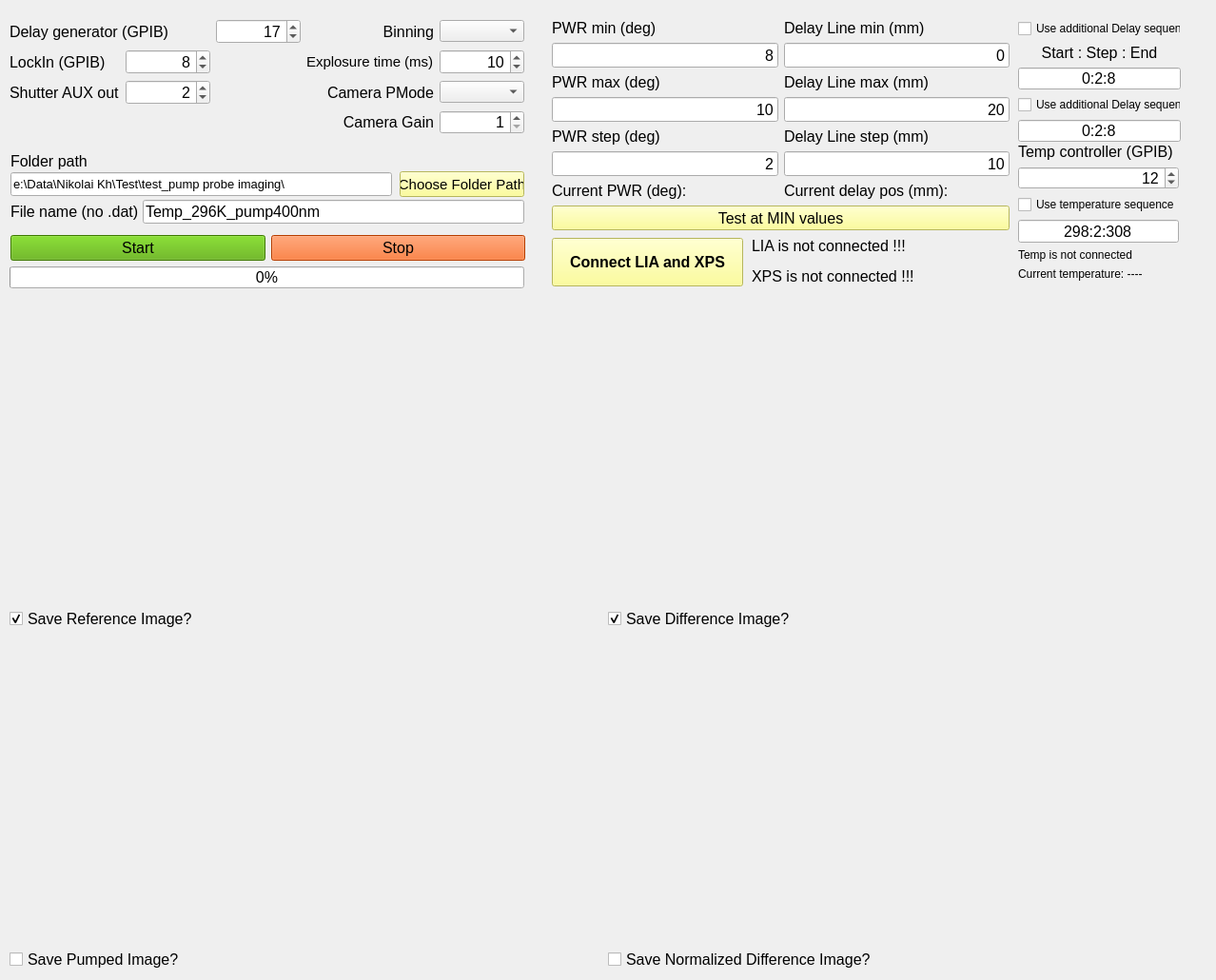
<?xml version="1.0" encoding="UTF-8"?>
<ui version="4.0">
 <class>Form</class>
 <widget class="QWidget" name="Form">
  <property name="geometry">
   <rect>
    <x>0</x>
    <y>0</y>
    <width>1278</width>
    <height>1030</height>
   </rect>
  </property>
  <property name="windowTitle">
   <string>Pump Probe Imaging</string>
  </property>
  <widget class="QLineEdit" name="folder_edit">
   <property name="geometry">
    <rect>
     <x>11</x>
     <y>181</y>
     <width>401</width>
     <height>25</height>
    </rect>
   </property>
   <property name="font">
    <font>
     <pointsize>10</pointsize>
    </font>
   </property>
   <property name="text">
    <string>e:\Data\Nikolai Kh\Test\test_pump probe imaging\</string>
   </property>
   <property name="readOnly">
    <bool>true</bool>
   </property>
  </widget>
  <widget class="QLineEdit" name="FileName">
   <property name="geometry">
    <rect>
     <x>150</x>
     <y>210</y>
     <width>401</width>
     <height>25</height>
    </rect>
   </property>
   <property name="font">
    <font>
     <pointsize>12</pointsize>
    </font>
   </property>
   <property name="text">
    <string>Temp_296K_pump400nm</string>
   </property>
  </widget>
  <widget class="QLabel" name="labelFilename">
   <property name="geometry">
    <rect>
     <x>11</x>
     <y>213</y>
     <width>141</width>
     <height>19</height>
    </rect>
   </property>
   <property name="font">
    <font>
     <pointsize>12</pointsize>
    </font>
   </property>
   <property name="text">
    <string>File name (no .dat)</string>
   </property>
  </widget>
  <widget class="QLabel" name="labelDirectory">
   <property name="geometry">
    <rect>
     <x>11</x>
     <y>160</y>
     <width>80</width>
     <height>19</height>
    </rect>
   </property>
   <property name="font">
    <font>
     <pointsize>12</pointsize>
    </font>
   </property>
   <property name="text">
    <string>Folder path</string>
   </property>
  </widget>
  <widget class="QPushButton" name="folderButton">
   <property name="geometry">
    <rect>
     <x>420</x>
     <y>180</y>
     <width>131</width>
     <height>27</height>
    </rect>
   </property>
   <property name="font">
    <font>
     <pointsize>11</pointsize>
    </font>
   </property>
   <property name="styleSheet">
    <string notr="true">background-color: rgb(255, 255, 127);</string>
   </property>
   <property name="text">
    <string>Choose Folder Path</string>
   </property>
  </widget>
  <widget class="QPushButton" name="connectLIAandXPSbutton">
   <property name="geometry">
    <rect>
     <x>580</x>
     <y>250</y>
     <width>201</width>
     <height>51</height>
    </rect>
   </property>
   <property name="font">
    <font>
     <pointsize>12</pointsize>
     <weight>75</weight>
     <bold>true</bold>
    </font>
   </property>
   <property name="styleSheet">
    <string notr="true">background-color: rgb(255, 255, 127);</string>
   </property>
   <property name="text">
    <string>Connect LIA and XPS</string>
   </property>
  </widget>
  <widget class="QLabel" name="liaStatuslabel">
   <property name="geometry">
    <rect>
     <x>790</x>
     <y>250</y>
     <width>241</width>
     <height>16</height>
    </rect>
   </property>
   <property name="font">
    <font>
     <pointsize>12</pointsize>
    </font>
   </property>
   <property name="text">
    <string>LIA is not connected !!!</string>
   </property>
  </widget>
  <widget class="QLabel" name="XPSStatuslabel">
   <property name="geometry">
    <rect>
     <x>790</x>
     <y>280</y>
     <width>241</width>
     <height>21</height>
    </rect>
   </property>
   <property name="font">
    <font>
     <pointsize>12</pointsize>
    </font>
   </property>
   <property name="text">
    <string>XPS is not connected !!!</string>
   </property>
  </widget>
  <widget class="QWidget" name="layoutWidget">
   <property name="geometry">
    <rect>
     <x>10</x>
     <y>310</y>
     <width>1251</width>
     <height>711</height>
    </rect>
   </property>
   <layout class="QGridLayout" name="gridLayout">
    <property name="sizeConstraint">
     <enum>QLayout::SetDefaultConstraint</enum>
    </property>
    <item row="3" column="0">
     <widget class="QCheckBox" name="checkBoxPumped">
      <property name="font">
       <font>
        <pointsize>12</pointsize>
       </font>
      </property>
      <property name="text">
       <string>Save Pumped Image?</string>
      </property>
     </widget>
    </item>
    <item row="3" column="1">
     <widget class="QCheckBox" name="checkBoxDifferenceNormalized">
      <property name="font">
       <font>
        <pointsize>12</pointsize>
       </font>
      </property>
      <property name="text">
       <string>Save Normalized Difference Image?</string>
      </property>
      <property name="checked">
       <bool>false</bool>
      </property>
     </widget>
    </item>
    <item row="1" column="1">
     <widget class="QCheckBox" name="checkBoxDifference">
      <property name="font">
       <font>
        <pointsize>12</pointsize>
       </font>
      </property>
      <property name="text">
       <string>Save Difference Image?</string>
      </property>
      <property name="checked">
       <bool>true</bool>
      </property>
     </widget>
    </item>
    <item row="1" column="0">
     <widget class="QCheckBox" name="checkBoxReferenceImg">
      <property name="font">
       <font>
        <pointsize>12</pointsize>
       </font>
      </property>
      <property name="text">
       <string>Save Reference Image?</string>
      </property>
      <property name="checked">
       <bool>true</bool>
      </property>
     </widget>
    </item>
    <item row="0" column="0">
     <widget class="ImageView" name="referenceImage_view" native="true"/>
    </item>
    <item row="0" column="1">
     <widget class="ImageView" name="differenceImage_view" native="true"/>
    </item>
    <item row="2" column="0">
     <widget class="ImageView" name="pumpedImage_view" native="true"/>
    </item>
    <item row="2" column="1">
     <widget class="ImageView" name="normalizedImage_view" native="true"/>
    </item>
   </layout>
  </widget>
  <widget class="QWidget" name="layoutWidget">
   <property name="geometry">
    <rect>
     <x>10</x>
     <y>20</y>
     <width>541</width>
     <height>121</height>
    </rect>
   </property>
   <layout class="QGridLayout" name="gridLayout_3">
    <item row="0" column="4">
     <widget class="QComboBox" name="binningComboBox">
      <property name="font">
       <font>
        <pointsize>10</pointsize>
       </font>
      </property>
      <property name="currentIndex">
       <number>-1</number>
      </property>
     </widget>
    </item>
    <item row="1" column="0">
     <widget class="QLabel" name="labelLockIn">
      <property name="font">
       <font>
        <pointsize>12</pointsize>
       </font>
      </property>
      <property name="text">
       <string>LockIn (GPIB)</string>
      </property>
     </widget>
    </item>
    <item row="2" column="1">
     <widget class="QSpinBox" name="ShutterOut">
      <property name="font">
       <font>
        <pointsize>12</pointsize>
       </font>
      </property>
      <property name="alignment">
       <set>Qt::AlignRight|Qt::AlignTrailing|Qt::AlignVCenter</set>
      </property>
      <property name="minimum">
       <number>1</number>
      </property>
      <property name="maximum">
       <number>4</number>
      </property>
      <property name="value">
       <number>2</number>
      </property>
     </widget>
    </item>
    <item row="0" column="0" colspan="2">
     <widget class="QLabel" name="labelDelayGenerator">
      <property name="font">
       <font>
        <pointsize>12</pointsize>
       </font>
      </property>
      <property name="text">
       <string>Delay generator (GPIB)</string>
      </property>
     </widget>
    </item>
    <item row="0" column="2">
     <widget class="QSpinBox" name="DelayGenerator">
      <property name="font">
       <font>
        <pointsize>12</pointsize>
       </font>
      </property>
      <property name="alignment">
       <set>Qt::AlignRight|Qt::AlignTrailing|Qt::AlignVCenter</set>
      </property>
      <property name="value">
       <number>17</number>
      </property>
     </widget>
    </item>
    <item row="1" column="1">
     <widget class="QSpinBox" name="LockIn">
      <property name="font">
       <font>
        <pointsize>12</pointsize>
       </font>
      </property>
      <property name="alignment">
       <set>Qt::AlignRight|Qt::AlignTrailing|Qt::AlignVCenter</set>
      </property>
      <property name="value">
       <number>8</number>
      </property>
     </widget>
    </item>
    <item row="2" column="0">
     <widget class="QLabel" name="labelShutterOut">
      <property name="font">
       <font>
        <pointsize>12</pointsize>
       </font>
      </property>
      <property name="text">
       <string>Shutter AUX out</string>
      </property>
     </widget>
    </item>
    <item row="1" column="3">
     <widget class="QLabel" name="labelExpTime">
      <property name="font">
       <font>
        <pointsize>11</pointsize>
       </font>
      </property>
      <property name="text">
       <string>Explosure time (ms)</string>
      </property>
     </widget>
    </item>
    <item row="2" column="3">
     <widget class="QLabel" name="PModeLabel">
      <property name="font">
       <font>
        <pointsize>12</pointsize>
       </font>
      </property>
      <property name="text">
       <string>Camera PMode</string>
      </property>
      <property name="textFormat">
       <enum>Qt::PlainText</enum>
      </property>
      <property name="alignment">
       <set>Qt::AlignRight|Qt::AlignTrailing|Qt::AlignVCenter</set>
      </property>
     </widget>
    </item>
    <item row="0" column="3">
     <widget class="QLabel" name="labelLaserGate">
      <property name="font">
       <font>
        <pointsize>12</pointsize>
       </font>
      </property>
      <property name="text">
       <string>Binning</string>
      </property>
      <property name="alignment">
       <set>Qt::AlignRight|Qt::AlignTrailing|Qt::AlignVCenter</set>
      </property>
     </widget>
    </item>
    <item row="1" column="4">
     <widget class="QSpinBox" name="ExpTime">
      <property name="font">
       <font>
        <pointsize>12</pointsize>
       </font>
      </property>
      <property name="layoutDirection">
       <enum>Qt::LeftToRight</enum>
      </property>
      <property name="alignment">
       <set>Qt::AlignRight|Qt::AlignTrailing|Qt::AlignVCenter</set>
      </property>
      <property name="maximum">
       <number>3600000</number>
      </property>
      <property name="value">
       <number>10</number>
      </property>
     </widget>
    </item>
    <item row="2" column="4">
     <widget class="QComboBox" name="pModeComboBox">
      <property name="font">
       <font>
        <pointsize>10</pointsize>
       </font>
      </property>
      <property name="currentIndex">
       <number>-1</number>
      </property>
     </widget>
    </item>
    <item row="3" column="3">
     <widget class="QLabel" name="gain_label">
      <property name="font">
       <font>
        <pointsize>12</pointsize>
       </font>
      </property>
      <property name="text">
       <string>Camera Gain</string>
      </property>
      <property name="alignment">
       <set>Qt::AlignRight|Qt::AlignTrailing|Qt::AlignVCenter</set>
      </property>
     </widget>
    </item>
    <item row="3" column="4">
     <widget class="QSpinBox" name="gain_spinBox">
      <property name="font">
       <font>
        <pointsize>12</pointsize>
       </font>
      </property>
      <property name="alignment">
       <set>Qt::AlignRight|Qt::AlignTrailing|Qt::AlignVCenter</set>
      </property>
      <property name="minimum">
       <number>1</number>
      </property>
      <property name="maximum">
       <number>2</number>
      </property>
     </widget>
    </item>
   </layout>
  </widget>
  <widget class="QWidget" name="layoutWidget">
   <property name="geometry">
    <rect>
     <x>580</x>
     <y>20</y>
     <width>481</width>
     <height>222</height>
    </rect>
   </property>
   <layout class="QGridLayout" name="gridLayout_4">
    <item row="2" column="0">
     <widget class="QLabel" name="lablePWRmax">
      <property name="font">
       <font>
        <pointsize>12</pointsize>
       </font>
      </property>
      <property name="text">
       <string>PWR max (deg)</string>
      </property>
     </widget>
    </item>
    <item row="0" column="0">
     <widget class="QLabel" name="lablePWRmin">
      <property name="font">
       <font>
        <pointsize>12</pointsize>
       </font>
      </property>
      <property name="text">
       <string>PWR min (deg)</string>
      </property>
     </widget>
    </item>
    <item row="0" column="1">
     <widget class="QLabel" name="lableDelayLineMin">
      <property name="font">
       <font>
        <pointsize>12</pointsize>
       </font>
      </property>
      <property name="text">
       <string>Delay Line min (mm)</string>
      </property>
     </widget>
    </item>
    <item row="7" column="0" colspan="2">
     <widget class="QPushButton" name="TestButton">
      <property name="font">
       <font>
        <pointsize>12</pointsize>
       </font>
      </property>
      <property name="styleSheet">
       <string notr="true">background-color: rgb(170, 255, 127);
background-color: rgb(255, 255, 127);</string>
      </property>
      <property name="text">
       <string>Test at MIN values</string>
      </property>
     </widget>
    </item>
    <item row="4" column="0">
     <widget class="QLabel" name="lablePWRmin_2">
      <property name="font">
       <font>
        <pointsize>12</pointsize>
       </font>
      </property>
      <property name="text">
       <string>PWR step (deg)</string>
      </property>
     </widget>
    </item>
    <item row="4" column="1">
     <widget class="QLabel" name="lableDelayLineStep">
      <property name="font">
       <font>
        <pointsize>12</pointsize>
       </font>
      </property>
      <property name="text">
       <string>Delay Line step (mm)</string>
      </property>
     </widget>
    </item>
    <item row="2" column="1">
     <widget class="QLabel" name="lableDelayLineMax">
      <property name="font">
       <font>
        <pointsize>12</pointsize>
       </font>
      </property>
      <property name="text">
       <string>Delay Line max (mm)</string>
      </property>
     </widget>
    </item>
    <item row="5" column="1">
     <widget class="QLineEdit" name="DelayLineStep">
      <property name="font">
       <font>
        <pointsize>12</pointsize>
       </font>
      </property>
      <property name="text">
       <string>10</string>
      </property>
      <property name="alignment">
       <set>Qt::AlignRight|Qt::AlignTrailing|Qt::AlignVCenter</set>
      </property>
     </widget>
    </item>
    <item row="6" column="0">
     <widget class="QLabel" name="curr_pumpPWRlabel">
      <property name="font">
       <font>
        <pointsize>12</pointsize>
       </font>
      </property>
      <property name="text">
       <string>Current PWR (deg):</string>
      </property>
     </widget>
    </item>
    <item row="6" column="1">
     <widget class="QLabel" name="currentDLposituionlabel">
      <property name="font">
       <font>
        <pointsize>12</pointsize>
       </font>
      </property>
      <property name="text">
       <string>Current delay pos (mm):</string>
      </property>
     </widget>
    </item>
    <item row="3" column="1">
     <widget class="QLineEdit" name="DelayLineMax">
      <property name="font">
       <font>
        <pointsize>12</pointsize>
       </font>
      </property>
      <property name="text">
       <string>20</string>
      </property>
      <property name="alignment">
       <set>Qt::AlignRight|Qt::AlignTrailing|Qt::AlignVCenter</set>
      </property>
     </widget>
    </item>
    <item row="1" column="0">
     <widget class="QLineEdit" name="PWRmin">
      <property name="font">
       <font>
        <pointsize>12</pointsize>
       </font>
      </property>
      <property name="text">
       <string>8</string>
      </property>
      <property name="alignment">
       <set>Qt::AlignRight|Qt::AlignTrailing|Qt::AlignVCenter</set>
      </property>
     </widget>
    </item>
    <item row="5" column="0">
     <widget class="QLineEdit" name="PWRstep">
      <property name="font">
       <font>
        <pointsize>12</pointsize>
       </font>
      </property>
      <property name="text">
       <string>2</string>
      </property>
      <property name="alignment">
       <set>Qt::AlignRight|Qt::AlignTrailing|Qt::AlignVCenter</set>
      </property>
     </widget>
    </item>
    <item row="3" column="0">
     <widget class="QLineEdit" name="PWRmax">
      <property name="font">
       <font>
        <pointsize>12</pointsize>
       </font>
      </property>
      <property name="text">
       <string>10</string>
      </property>
      <property name="alignment">
       <set>Qt::AlignRight|Qt::AlignTrailing|Qt::AlignVCenter</set>
      </property>
     </widget>
    </item>
    <item row="1" column="1">
     <widget class="QLineEdit" name="DelayLineMin">
      <property name="font">
       <font>
        <pointsize>12</pointsize>
       </font>
      </property>
      <property name="text">
       <string>0</string>
      </property>
      <property name="alignment">
       <set>Qt::AlignRight|Qt::AlignTrailing|Qt::AlignVCenter</set>
      </property>
     </widget>
    </item>
   </layout>
  </widget>
  <widget class="QProgressBar" name="progressBar">
   <property name="geometry">
    <rect>
     <x>10</x>
     <y>280</y>
     <width>541</width>
     <height>23</height>
    </rect>
   </property>
   <property name="font">
    <font>
     <pointsize>12</pointsize>
    </font>
   </property>
   <property name="value">
    <number>0</number>
   </property>
  </widget>
  <widget class="QWidget" name="layoutWidget">
   <property name="geometry">
    <rect>
     <x>11</x>
     <y>246</y>
     <width>541</width>
     <height>29</height>
    </rect>
   </property>
   <layout class="QHBoxLayout" name="horizontalLayout">
    <item>
     <widget class="QPushButton" name="StartButton">
      <property name="font">
       <font>
        <pointsize>12</pointsize>
       </font>
      </property>
      <property name="contextMenuPolicy">
       <enum>Qt::DefaultContextMenu</enum>
      </property>
      <property name="styleSheet">
       <string notr="true">background-color: rgb(85, 170, 0);</string>
      </property>
      <property name="text">
       <string>Start</string>
      </property>
     </widget>
    </item>
    <item>
     <widget class="QPushButton" name="StopButton">
      <property name="font">
       <font>
        <pointsize>12</pointsize>
       </font>
      </property>
      <property name="styleSheet">
       <string notr="true">background-color: rgb(255, 85, 0);</string>
      </property>
      <property name="text">
       <string>Stop</string>
      </property>
     </widget>
    </item>
   </layout>
  </widget>
  <widget class="QWidget" name="">
   <property name="geometry">
    <rect>
     <x>1070</x>
     <y>20</y>
     <width>171</width>
     <height>129</height>
    </rect>
   </property>
   <layout class="QVBoxLayout" name="verticalLayout">
    <item>
     <widget class="QCheckBox" name="additionalDL_checkBox">
      <property name="text">
       <string>Use additional Delay sequence</string>
      </property>
     </widget>
    </item>
    <item>
     <widget class="QLabel" name="start_step_end_label">
      <property name="font">
       <font>
        <pointsize>12</pointsize>
       </font>
      </property>
      <property name="text">
       <string>Start : Step : End</string>
      </property>
      <property name="alignment">
       <set>Qt::AlignCenter</set>
      </property>
     </widget>
    </item>
    <item>
     <widget class="QLineEdit" name="additionalDLseq_Edit">
      <property name="font">
       <font>
        <pointsize>12</pointsize>
       </font>
      </property>
      <property name="text">
       <string>0:2:8</string>
      </property>
      <property name="alignment">
       <set>Qt::AlignCenter</set>
      </property>
     </widget>
    </item>
    <item>
     <widget class="QCheckBox" name="additionalDelay2_checkBox">
      <property name="text">
       <string>Use additional Delay sequence</string>
      </property>
     </widget>
    </item>
    <item>
     <widget class="QLineEdit" name="additionalDelayseq2_Edit">
      <property name="font">
       <font>
        <pointsize>12</pointsize>
       </font>
      </property>
      <property name="text">
       <string>0:2:8</string>
      </property>
      <property name="alignment">
       <set>Qt::AlignCenter</set>
      </property>
     </widget>
    </item>
   </layout>
  </widget>
  <widget class="QWidget" name="">
   <property name="geometry">
    <rect>
     <x>1070</x>
     <y>150</y>
     <width>169</width>
     <height>146</height>
    </rect>
   </property>
   <layout class="QVBoxLayout" name="verticalLayout_2">
    <item>
     <widget class="QLabel" name="labelTempController">
      <property name="font">
       <font>
        <pointsize>12</pointsize>
       </font>
      </property>
      <property name="text">
       <string>Temp controller (GPIB)</string>
      </property>
     </widget>
    </item>
    <item>
     <widget class="QSpinBox" name="TempController_SpinBox">
      <property name="font">
       <font>
        <pointsize>12</pointsize>
       </font>
      </property>
      <property name="alignment">
       <set>Qt::AlignRight|Qt::AlignTrailing|Qt::AlignVCenter</set>
      </property>
      <property name="value">
       <number>12</number>
      </property>
     </widget>
    </item>
    <item>
     <widget class="QCheckBox" name="temperatureSeq_checkBox">
      <property name="text">
       <string>Use temperature sequence</string>
      </property>
     </widget>
    </item>
    <item>
     <widget class="QLineEdit" name="additionalTempSeq_Edit">
      <property name="font">
       <font>
        <pointsize>12</pointsize>
       </font>
      </property>
      <property name="text">
       <string>298:2:308</string>
      </property>
      <property name="alignment">
       <set>Qt::AlignCenter</set>
      </property>
     </widget>
    </item>
    <item>
     <widget class="QLabel" name="labelTempStaus">
      <property name="font">
       <font>
        <pointsize>9</pointsize>
       </font>
      </property>
      <property name="text">
       <string>Temp is not connected</string>
      </property>
     </widget>
    </item>
    <item>
     <widget class="QLabel" name="labelCurrentTemp">
      <property name="font">
       <font>
        <pointsize>9</pointsize>
       </font>
      </property>
      <property name="text">
       <string>Current temperature: ----</string>
      </property>
     </widget>
    </item>
   </layout>
  </widget>
 </widget>
 <customwidgets>
  <customwidget>
   <class>ImageView</class>
   <extends>QWidget</extends>
   <header>pyqtgraph</header>
   <container>1</container>
  </customwidget>
 </customwidgets>
 <resources/>
 <connections/>
</ui>
